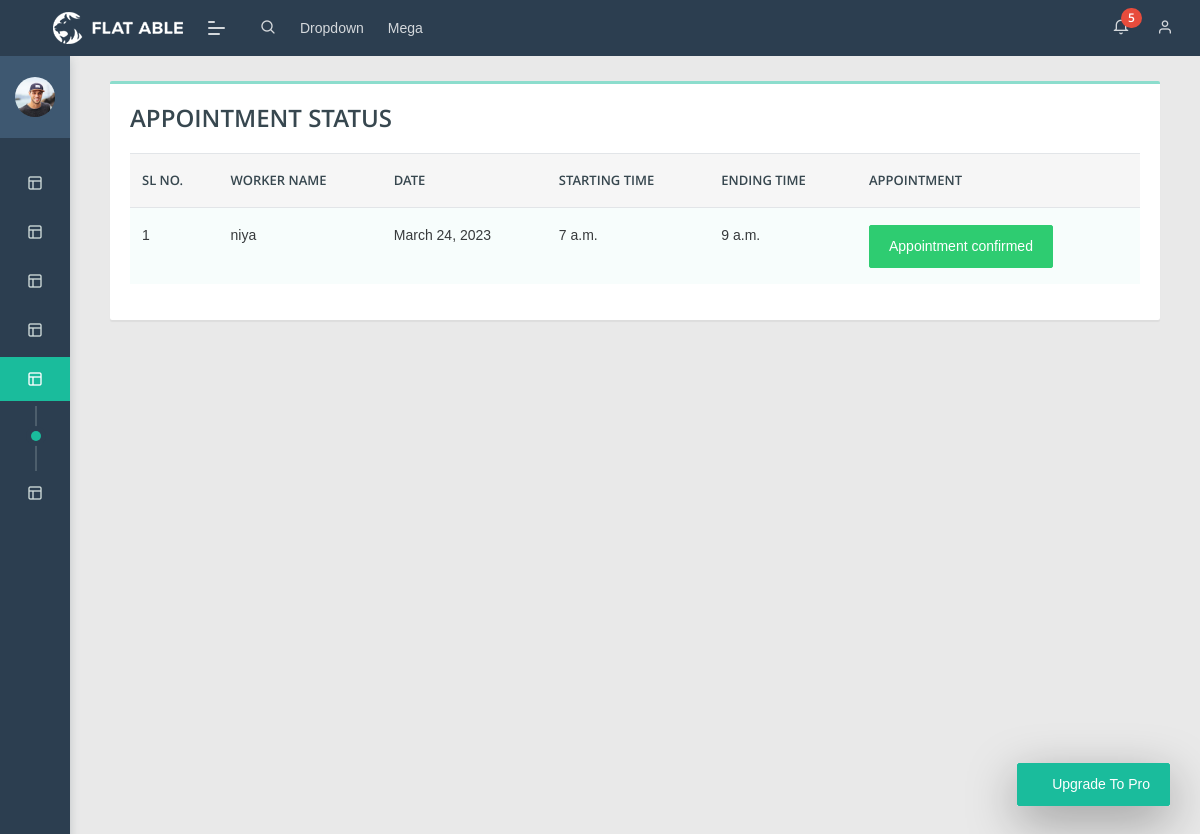
The app's page /admin_view_appointment (signed in) with its own data.
### homeservice_app/models.py (models this page shows)
class Take_appointment(models.Model):
    user = models.ForeignKey(register1, on_delete=models.CASCADE)
    schedule = models.ForeignKey(schedule_add,on_delete=models.CASCADE)
    status = models.IntegerField(default=0)

class schedule_add(models.Model):
    worker = models.ForeignKey(register, on_delete=models.CASCADE)
    date = models.DateField()
    start_time = models.TimeField()
    end_time = models.TimeField()

class register(models.Model):
    user=models.OneToOneField(Login,on_delete=models.CASCADE)
    name=models.CharField(max_length=100)
    profile_pic=models.FileField(upload_to='profilepic/')
    address=models.CharField(max_length=40)
    mobile=models.CharField(max_length=10,null=False)
    email=models.EmailField()
    work_type = models.ForeignKey(work,on_delete=models.CASCADE)
    def __str__(self):
        return self.name

### homeservice_app/views.py (the view)
# urls.py: path("admin_view_appointment", views.admin_view_appointment, name="admin_view_appointment"),
@login_required(login_url='loginpage')
def admin_view_appointment(request):
    a = Take_appointment.objects.all
    return render(request,"admin/admin_view_appointment.html",{"app":a})

### templates/admin/admin_view_appointment.html
{% extends 'admin/admin base.html' %}
{% load crispy_forms_tags %}
{% block content %}
<div class="col-lg-12 grid-margin stretch-card">
              <div class="card">
                <div class="card-body">
                  <h4 class="card-title">APPOINTMENT STATUS</h4>
                  <div class="table-responsive">
                    <table class="table table-striped">
                      <thead>
                        <tr>
                          <th>SL NO.</th>
                          <th>WORKER NAME</th>
                          <th>DATE</th>
                          <th>STARTING TIME</th>
                          <th>ENDING TIME</th>
                          <th>APPOINTMENT</th>
                        </tr>
                      </thead>
                      <tbody>
                      {% for a in app %}
                        <tr>
                          <td>{{forloop.counter}}</td>
                          <td>{{ a.schedule.worker }}</td>
                          <td>{{ a.schedule.date }}</td>
                          <td>{{ a.schedule.start_time }}</td>
                          <td>{{ a.schedule.end_time }}</td>
                          <td>
                              {% if a.status == 0 %}
                            <a <button type="button" class="btn btn-warning" href="{% url 'approve_appointment' a.id %}">Accept</button></a>
                          <form action="{% url 'reject_appointment' a.id %}" method="post" style="display: inline;"
                                onsubmit="window.mytest()">
                            {% csrf_token %}
                            <input type="hidden" value="{{ n.id }}"/>
                            <button class="btn btn-danger">Reject</button>
                          </form>
                        {% elif a.status == 1 %}
                        <button type="button" class="btn btn-success">Appointment confirmed</button>
                         {% else %}
                        <button type="button" class="btn btn-danger">Rejected</button>
                              {% endif %}
                          </td>
                        </tr>
                      {% endfor %}
                      </tbody>
                    </table>
                  </div>
                </div>
              </div>
            </div>
{% endblock %}

### records on screen
Take_appointment: schedule.worker "niya", schedule "March 24, 2023", schedule.start_time "7 a.m.", schedule.end_time "9 a.m.", status "Appointment confirmed"
